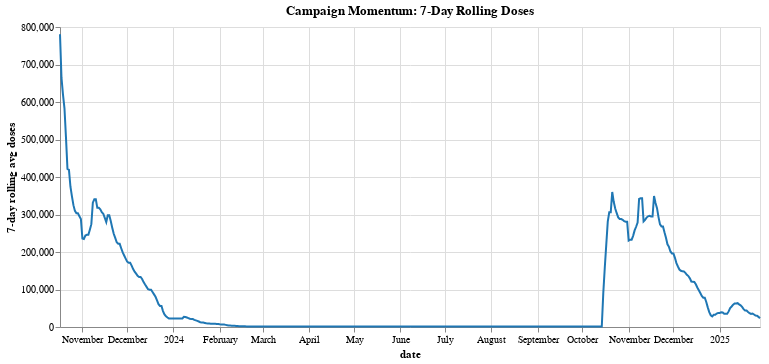

Notebook code cell kept with this figure:
### Markdown cell above
### Summary:

*Our first graph shows the intensification of the campaign, its peak pace, and possible slowdowns in the middle of the season.*

### Key question:
=> *Do exemptions slow down during the holiday season?*

### Code cell
# Time-series of 7-day average doses
chart = (
    alt.Chart(ts.reset_index())
    .mark_line(color='#1f77b4', strokeWidth=2)
    .encode(
        x='date:T',
        y=alt.Y('rolling_7d_doses:Q', title='7-day rolling avg doses'),
        tooltip=['date:T', 'rolling_7d_doses:Q']
    )
    .properties(width=700, height=300, title='Campaign Momentum: 7-Day Rolling Doses')
)
chart

### Figure 1 — Vega-Lite specification as saved in the notebook (floating-point values rounded to 4 significant figures; data arrays with more than 128 entries replaced by an {"elided": "..."} marker saying what was removed)
{"config": {"view": {"continuousWidth": 300, "continuousHeight": 300}}, "data": {"name": "data-8c01cceec1f4d421cd8c1da16e2b6803"}, "mark": {"type": "line", "color": "#1f77b4", "strokeWidth": 2}, "encoding": {"tooltip": [{"field": "date", "type": "temporal"}, {"field": "rolling_7d_doses", "type": "quantitative"}], "x": {"field": "date", "type": "temporal"}, "y": {"field": "rolling_7d_doses", "title": "7-day rolling avg doses", "type": "quantitative"}}, "height": 300, "title": "Campaign Momentum: 7-Day Rolling Doses", "width": 700, "$schema": "https://vega.github.io/schema/vega-lite/v5.8.0.json", "datasets": {"data-8c01cceec1f4d421cd8c1da16e2b6803": {"elided": "470 records"}}}
